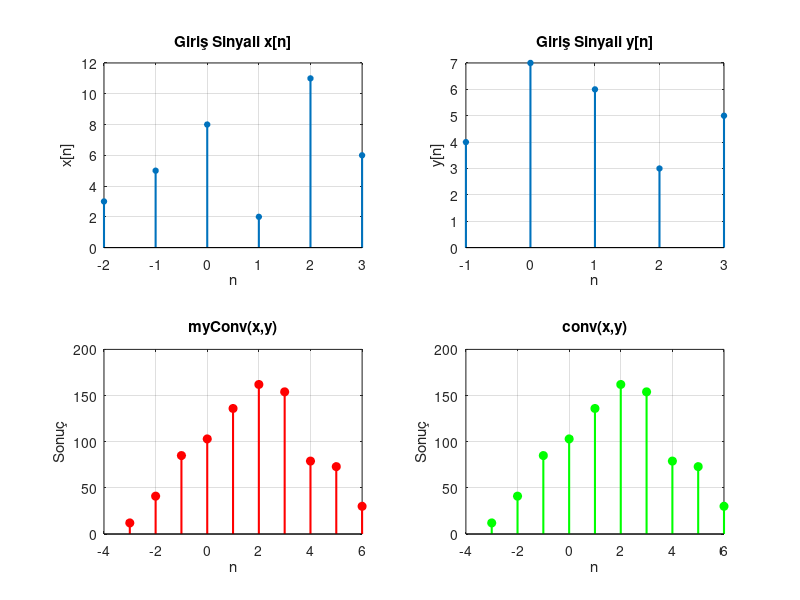

Reproduce this figure in MATLAB. (Note: this script raises an error after producing the figure.)
clc; clear; close all;

%% === 1. SORU ===
myConv = @(x, nx, h, nh) ...
    deal(... 
        conv_custom(x, h), ...
        (nx(1) + nh(1)):(nx(end) + nh(end)) ...
    );

function y = conv_custom(x, h)
    N1 = length(x);
    N2 = length(h);
    Ny = N1 + N2 - 1;
    x = [x, zeros(1, N2)];
    h = [h, zeros(1, N1)];
    y = zeros(1, Ny);
    for n = 1:Ny
        for k = 1:n
            y(n) = y(n) + x(k) * h(n - k + 1);
        end
    end
end

%% === 2. SORU ===
disp('============================');
disp('--- Konvolüsyon Karşılaştırması ---');
disp('============================');

x = [3 5 8 2 11 6]; nx = -2:3;
h = [4 7 6 3 5]; nh = -1:3;

tic;
[my_y, ny] = myConv(x, nx, h, nh);
myconv_time = toc;

tic;
y_builtin = conv(x, h);
conv_time = toc;

figure('Name','Konvolüsyon Karşılaştırması','NumberTitle','off');
subplot(2,2,1); stem(nx, x, 'filled','MarkerSize',4, 'LineWidth', 1.5); 
title('Giriş Sinyali x[n]'); grid on; xlabel('n'); ylabel('x[n]');

subplot(2,2,2); stem(nh, h, 'filled','MarkerSize',4, 'LineWidth', 1.5); 
title('Giriş Sinyali y[n]'); grid on; xlabel('n'); ylabel('y[n]');

subplot(2,2,3); stem(ny, my_y, 'r','filled','LineWidth', 1.5); 
title(sprintf('myConv(x,y)')); 
grid on; xlabel('n'); ylabel('Sonuç');

subplot(2,2,4); stem(ny, y_builtin, 'g','filled','LineWidth', 1.5); 
title(sprintf('conv(x,y)')); 
grid on; xlabel('n'); ylabel('Sonuç');

sgtitle('📊 Fonksiyonlarla Konvolüsyon Sonuçları');

disp('x[n] ='); disp(x);
disp('y[n] ='); disp(h);
disp('myConv(x,y) ='); disp(my_y);
disp('conv(x,y) ='); disp(y_builtin);

input('\nGrafikleri incelediyseniz devam etmek için ENTER''a basın...\n');

%% === 3. SORU ===
disp('============================');
disp('--- Ses Kaydı ---');
disp('============================');

Fs = 8000; 

input('🎙️ 5 saniyelik kayıt başlatmak için ENTER''a basın...');
recObj1 = audiorecorder(Fs, 16, 1);
disp('🔴 Kayıt başladı (5 saniye)...');
tic;
recordblocking(recObj1, 5);
duration5 = toc;
X1 = getaudiodata(recObj1);
disp('✅ Kayıt tamamlandı (X1)');
input('Devam etmek için ENTER''a basın...\n');

input('🎙️ 10 saniyelik kayıt başlatmak için ENTER''a basın...');
recObj2 = audiorecorder(Fs, 16, 1);
disp('🔴 Kayıt başladı (10 saniye)...');
tic;
recordblocking(recObj2, 10);
duration10 = toc;
X2 = getaudiodata(recObj2);
disp('✅ Kayıt tamamlandı (X2)');
input('Devam etmek için ENTER''a basın...\n');

%% === 4. SORU ===
disp('============================');
disp('--- Sistem Uygulaması ve Dinletme ---');
disp('============================');

A = 0.5;

% Önce sadece orijinal sesler dinletiliyor
disp('🔊 Önce orijinal sesler dinletilecek (X1 ve X2):');
input('🎧 X1 (5 sn) sesini dinlemek için ENTER''a basın...');
sound(X1, Fs); pause(length(X1)/Fs + 1);

input('🎧 X2 (10 sn) sesini dinlemek için ENTER''a basın...');
sound(X2, Fs); pause(length(X2)/Fs + 1);

for M = 3:5
    disp('----------------------------------------');
    fprintf('⚙️  M = %d için sistem işlemine başlanıyor...\n', M);
    disp('----------------------------------------');

    h_length = 400 * M + 1;
    h = zeros(1, h_length);
    h(1) = 1;  % delta[n]
    for k = 1:M
        h(400 * k + 1) = A * k;
    end
    nh = 0:length(h)-1;

    %% X1 İşlemi
    x1 = X1'; nx1 = 0:length(x1)-1;

    fprintf('🔁 X1 için myConv uygulanıyor...\n');
    tic;
    [myY1, ny1] = myConv(x1, nx1, h, nh);
    t_myY1 = toc;

    fprintf('🔁 X1 için conv() uygulanıyor...\n');
    tic;
    Y1 = conv(x1, h);
    t_Y1 = toc;

    fprintf('✅ myConv süresi: %.2f s, conv() süresi: %.2f s\n', t_myY1, t_Y1);

    input(sprintf('🔊 X1 (myConv sonucu) dinlemek için ENTER''a basın [M=%d]...\n', M));
    sound(myY1, Fs); pause(length(myY1)/Fs + 1);

    input(sprintf('🔊 X1 (conv sonucu) dinlemek için ENTER''a basın [M=%d]...\n', M));
    sound(Y1, Fs); pause(length(Y1)/Fs + 1);

    %% X2 İşlemi
    x2 = X2'; nx2 = 0:length(x2)-1;

    fprintf('🔁 X2 için myConv uygulanıyor...\n');
    tic;
    [myY2, ny2] = myConv(x2, nx2, h, nh);
    t_myY2 = toc;

    fprintf('🔁 X2 için conv() uygulanıyor...\n');
    tic;
    Y2 = conv(x2, h);
    t_Y2 = toc;

    fprintf('✅ myConv süresi: %.2f s, conv() süresi: %.2f s\n', t_myY2, t_Y2);

    input(sprintf('🔊 X2 (myConv sonucu) dinlemek için ENTER''a basın [M=%d]...\n', M));
    sound(myY2, Fs); pause(length(myY2)/Fs + 1);

    input(sprintf('🔊 X2 (conv sonucu) dinlemek için ENTER''a basın [M=%d]...\n', M));
    sound(Y2, Fs); pause(length(Y2)/Fs + 1);
end

disp('============================');
disp('✅ Tüm işlemler başarıyla tamamlandı!');
